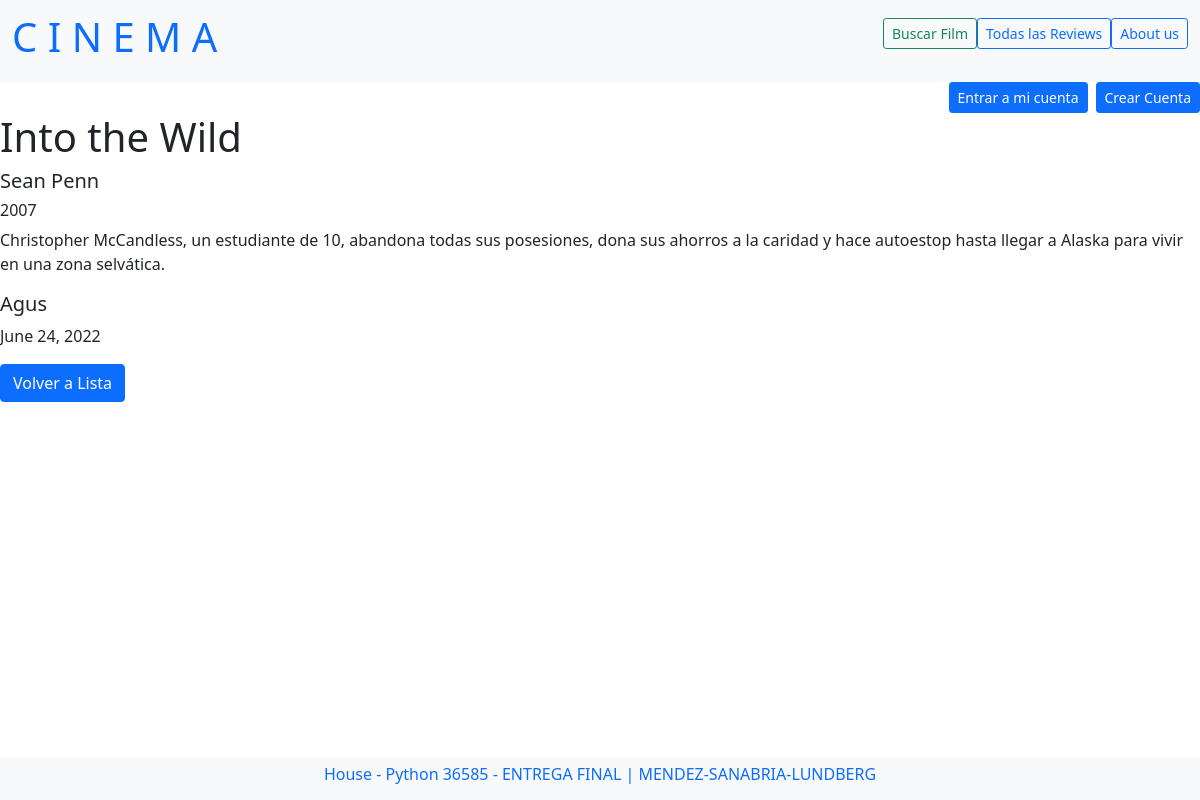
/reviews/detalle/2/, run on the app's committed database.
### reviews/models.py (models this page shows, shortened)
class ReviewModel(models.Model):
    titulo = models.CharField(max_length=100)
    director = models.CharField(max_length=100)
    estreno = models.CharField(max_length=100)
    cuerpo = models.TextField()
    autor = models.ForeignKey(User, on_delete=models.CASCADE)
    fecha_creacion = models.DateField(auto_now_add=True)

### reviews/views.py (the view)
# urls.py: path('detalle/<pk>/', views.ReviewsDetail.as_view(), name ="review_detail"),
class ReviewsDetail(DetailView):
    model = ReviewModel
    template_name = "reviews/review_detail.html"

### reviews/templates/reviews/review_detail.html (shortened to what this page needs)
{% extends "reviews/reviews_inicio.html" %}
{% block content %}
<div>
    <h1>{{object.titulo}}</h1>
    <h5>{{object.director}}</h5>
    <h6>{{object.estreno}}</h6>
    <p> {{object.cuerpo}} </p>
    <h5>{{object.autor}}</h5>
    <p>{{object.fecha_creacion}}</p>
</div>
<a class="btn btn-primary" role="button" href="{% url 'reviews_list' %}">Volver a Lista</a>
{% endblock %}

### data on the page
ReviewModel: titulo "Into the Wild", director "Sean Penn", estreno "2007", cuerpo "Christopher McCandless, un estudiante de 10, abandona todas sus posesiones, dona sus ahorros a la caridad y hace autoestop hasta llegar a Alaska para vivir en una zona selvática.", autor "Agus", fecha_creacion "June 24, 2022"
